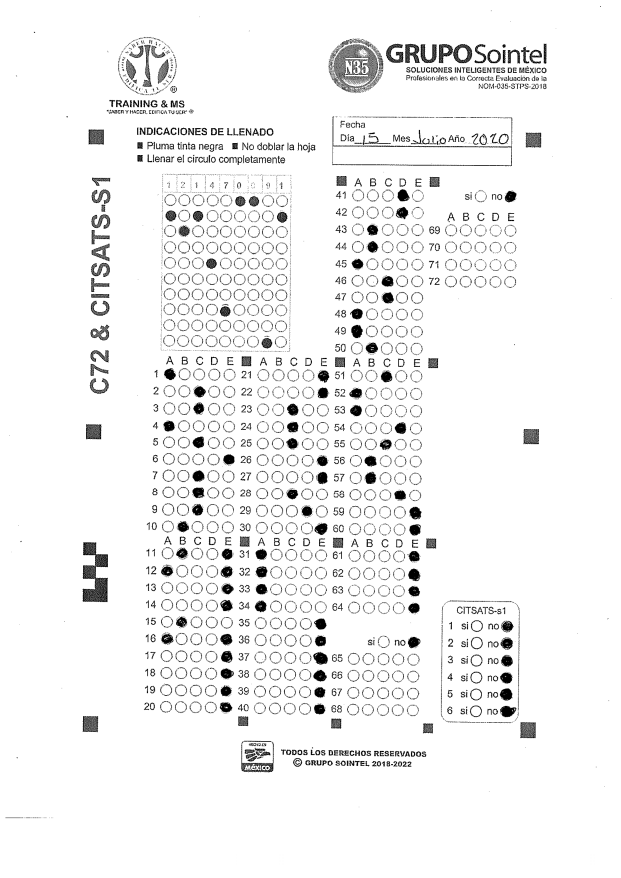
#> input picture docker/test_pages-to-jpg-0004.jpg, 2482 x 3510 px (shown at 1/4 size)
$ python auto_detect_bubbles.py test_pages-to-jpg-0004.jpg
#> lines starting #> are read from the running program, lines starting #| are printed output that depends on the picture; after the words box and inside, x2 and y2 are one past the last pixel; in counts of white or black regions, pixels touching at a corner belong together
#!/usr/bin/env python3
"""
Script para detectar automáticamente las posiciones de las burbujas en un template OMR.
Este script NO requiere interfaz gráfica y puede ejecutarse en Docker.
"""

import cv2
import numpy as np
import sys
import json

def detect_bubble_grid(image_path, output_file="bubble_coordinates.json"):
    """
    Detecta automáticamente las burbujas en una imagen alineada.
    """
#> called with image_path = 'test_pages-to-jpg-0004.jpg', output_file = 'bubble_coordinates.json'
    print(f"Analizando imagen: {image_path}")

    # Leer imagen
    img = cv2.imread(image_path)
#> img is the input picture: shape (3510, 2482, 3); min 0, max 255, mean 241.9
    if img is None:
        print(f"Error: No se pudo leer la imagen {image_path}")
        return None

    print(f"Dimensiones de imagen: {img.shape[1]}x{img.shape[0]}")
#| Dimensiones de imagen: 2482x3510

    # Convertir a escala de grises
    gray = cv2.cvtColor(img, cv2.COLOR_BGR2GRAY)

    # Aplicar threshold inverso para detectar círculos oscuros
    _, binary = cv2.threshold(gray, 200, 255, cv2.THRESH_BINARY_INV)
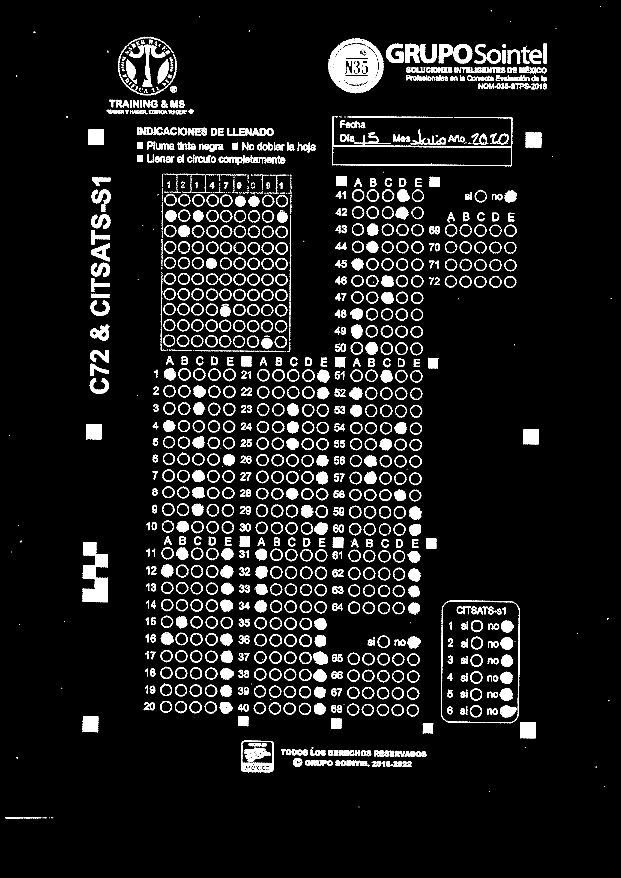
#> binary: shape (3510, 2482) (shown at 1/4 size); 6.9% white; 3348 white regions (1410 under 20 px)

    # Detectar contornos
    contours, _ = cv2.findContours(binary, cv2.RETR_EXTERNAL, cv2.CHAIN_APPROX_SIMPLE)
#> contours = 3317 contours, 1620 with area under 20; largest, box (x1, y1, x2, y2) and area: (1329, 465, 2050, 666) 56371, (1313, 153, 1533, 373) 35938, (330, 2169, 432, 2409) 14948, (965, 2963, 1095, 3090) 5260, (1813, 176, 1889, 253) 4513

    print(f"Contornos detectados: {len(contours)}")
#| Contornos detectados: 3317

    # Filtrar contornos que parezcan burbujas (circulares, tamaño apropiado)
    bubbles = []
    for cnt in contours:
        area = cv2.contourArea(cnt)

        # Filtrar por área (burbujas típicas: 500-2000 px²)
        if 300 < area < 3000:
            # Verificar circularidad
            perimeter = cv2.arcLength(cnt, True)
            if perimeter > 0:
                circularity = 4 * np.pi * area / (perimeter * perimeter)

                if circularity > 0.5:  # Razonablemente circular
                    x, y, w, h = cv2.boundingRect(cnt)

                    # Verificar que sea aproximadamente cuadrado
                    aspect_ratio = float(w) / h if h > 0 else 0
                    if 0.7 < aspect_ratio < 1.3:
                        bubbles.append({
                            'x': int(x),
                            'y': int(y),
                            'width': int(w),
                            'height': int(h),
                            'area': int(area),
                            'circularity': float(circularity)
                        })
#> this loop made 3317 passes
#> (area, perimeter, circularity, x, y, w, h, aspect_ratio) on passes 38, 40, 45, 51, 52, 62, 67, 69, 72, 73, 74, 103: (323, 73.11, 0.759, 1361, 3042, 22, 22, 1), (326.5, 70.87, 0.817, 1310, 3042, 22, 21, 1.05), (955.5, 118.3, 0.858, 1172, 3032, 37, 35, 1.06), (352, 72.63, 0.839, 1664, 3005, 21, 22, 0.955), (327.5, 73.21, 0.768, 1643, 3005, 19, 22, 0.864), (345.5, 71.7, 0.845, 1443, 3002, 21, 22, 0.955), (317, 72.97, 0.748, 1313, 3000, 19, 22, 0.864), (345.5, 74.04, 0.792, 1261, 3000, 20, 22, 0.909), (344.5, 74.38, 0.782, 1190, 2999, 21, 22, 0.955), (331.5, 76.04, 0.72, 1168, 2999, 19, 22, 0.864), (347.5, 77.36, 0.73, 1144, 2997, 22, 24, 0.917), (1498.5, 178.8, 0.589, 1324, 2874, 41, 42, 0.976)
#> (area, perimeter, circularity) on passes 48, 49, 54, 65, 76, 77: (406, 106.6, 0.449), (453, 108.6, 0.483), (728, 242.3, 0.156), (526, 254.8, 0.102), (526, 118.1, 0.474), (415, 133.1, 0.295)
#> after the loop, bubbles = 153 items

    print(f"Burbujas detectadas: {len(bubbles)}")
#| Burbujas detectadas: 153

    # Ordenar por posición (primero por Y, luego por X)
    bubbles_sorted = sorted(bubbles, key=lambda b: (b['y'] // 50, b['x']))
#> bubbles_sorted = 153 items

    # Analizar estructura de grid
    print("\n=== ANÁLISIS DE ESTRUCTURA ===")
    analyze_bubble_structure(bubbles_sorted)

    # Guardar resultados
    with open(output_file, 'w') as f:
        json.dump({
            'total_bubbles': len(bubbles_sorted),
            'bubbles': bubbles_sorted,
            'image_dimensions': {
                'width': img.shape[1],
                'height': img.shape[0]
            }
        }, f, indent=2)

    print(f"\n✅ Coordenadas guardadas en: {output_file}")

    return bubbles_sorted

def analyze_bubble_structure(bubbles):
    """
    Analiza la estructura de las burbujas para identificar patrones (filas, columnas).
    """
    if not bubbles:
        return

    # Agrupar por filas (tolerancia de ±25px en Y)
    rows = []
    current_row = [bubbles[0]]

    for i in range(1, len(bubbles)):
        if abs(bubbles[i]['y'] - current_row[0]['y']) < 25:
            current_row.append(bubbles[i])
        else:
            rows.append(current_row)
            current_row = [bubbles[i]]
#> after the loop, rows = 57 items

    if current_row:
        rows.append(current_row)

    print(f"Filas detectadas: {len(rows)}")
#| Filas detectadas: 58

    # Mostrar primeras 10 filas
    for i, row in enumerate(rows[:10]):
        avg_y = sum(b['y'] for b in row) / len(row)
        x_positions = sorted([b['x'] for b in row])
        print(f"  Fila {i+1}: {len(row)} burbujas, Y≈{int(avg_y)}, X: {x_positions[:5]}...")
#> this loop made 10 passes
#> (avg_y, x_positions) on passes 1 to 10: (198, [1950]), (269.5, [1645, 1732, 2031, 2166]), (333, [1933]), (511.4, [586, 721, 844, 1039, 1066]), (540, [1363, 1758, 1995]), (574.9, [550, 763, 929, 995, 1049, 1211, 1241]), (624.7, [550, 844, 895]), (709.2, [1345, 1480, 1598, 1719]), (785, [941, 995]), (764.3, [1589, 1989, 2019])
#> (printed output is left out)

    if len(rows) > 10:
        print(f"  ... y {len(rows) - 10} filas más")
#> (printed output is left out)

def generate_folio_config_from_bubbles(bubbles_file="bubble_coordinates.json"):
    """
    Genera configuración de folio a partir de las burbujas detectadas.
    Asume que las primeras 90 burbujas son el folio (9 columnas x 10 filas).
    """
    with open(bubbles_file, 'r') as f:
        data = json.load(f)

    bubbles = data['bubbles']

    if len(bubbles) < 90:
        print(f"⚠️ Advertencia: Se esperaban al menos 90 burbujas para el folio, se encontraron {len(bubbles)}")

    print("\n=== GENERANDO CONFIGURACIÓN DE FOLIO ===")

    # Agrupar por columnas (primeras 90 burbujas)
    folio_bubbles = bubbles[:90]

    # Ordenar por X para identificar columnas
    x_positions = sorted(set([b['x'] for b in folio_bubbles]))

    if len(x_positions) < 9:
        print(f"⚠️ Se encontraron solo {len(x_positions)} columnas, se esperaban 9")

    print(f"\nColumnas detectadas en X: {x_positions[:9]}")

    # Generar configuración
    print("\n# Pega esto en docker/config.py:\n")
    print("folio_configuration = {")

    for col_idx, x_pos in enumerate(x_positions[:9], 1):
        # Filtrar burbujas de esta columna (±15px de tolerancia)
        col_bubbles = [b for b in folio_bubbles if abs(b['x'] - x_pos) < 15]
        col_bubbles_sorted = sorted(col_bubbles, key=lambda b: b['y'])

        print(f"    'F{col_idx}': {{")
        for digit, bubble in enumerate(col_bubbles_sorted[:10]):
            print(f"        '{digit}': ({bubble['x']}, {bubble['y']}, {bubble['width']}, {bubble['height']}),")
        print("    },")

    print("}")

def main():
    if len(sys.argv) < 2:
        print("Uso: python auto_detect_bubbles.py <imagen_alineada.png>")
        print("\nEjemplo:")
        print("  python auto_detect_bubbles.py /app/outputs_aligned/page_1_aligned.png")
        print("\nEsto generará:")
        print("  1. bubble_coordinates.json con todas las burbujas detectadas")
        print("  2. Configuración Python para folio_configuration")
        sys.exit(1)

    image_path = sys.argv[1]

    # Detectar burbujas
    bubbles = detect_bubble_grid(image_path)
#> bubbles = 153 items

    if bubbles:
        # Generar configuración de folio
        generate_folio_config_from_bubbles()

        print("\n\n📝 PASOS SIGUIENTES:")
        print("1. Revisa bubble_coordinates.json para ver todas las burbujas detectadas")
        print("2. Copia la configuración generada a docker/config.py")
        print("3. Ajusta manualmente si es necesario")
        print("4. Ejecuta pruebas con PDFs reales")

if __name__ == "__main__":
    main()

$ run again, on docker/debug_crop_reduced.png
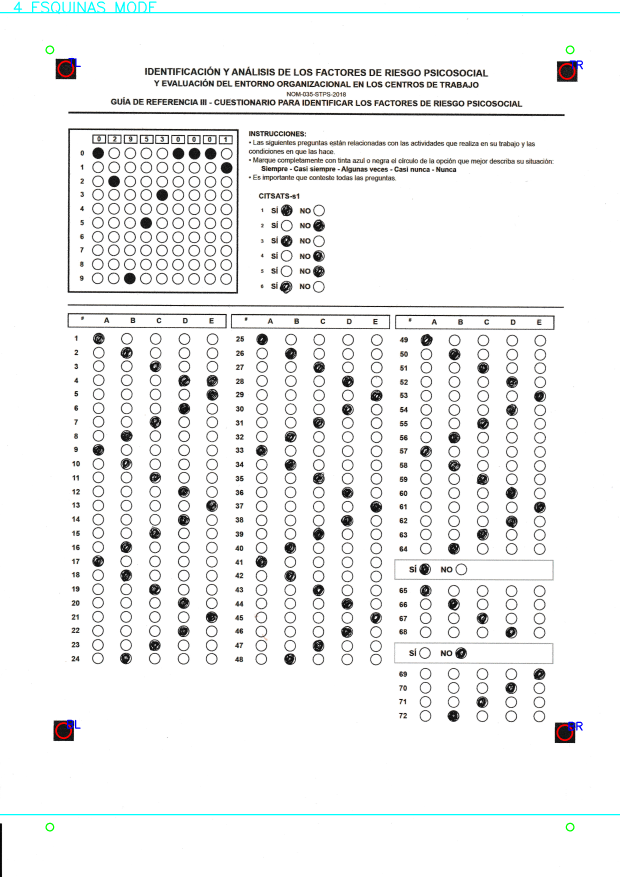
#> input picture docker/debug_crop_reduced.png, 2480 x 3508 px (shown at 1/4 size)
#> in detect_bubble_grid, img is the input picture: shape (3508, 2480, 3); mean B, G, R 241, 241.2, 240.5
#| Dimensiones de imagen: 2480x3508
#> in detect_bubble_grid, `_, binary = cv2.threshold(gray, 200, 255, cv2.THRESH_BINARY_INV)`:
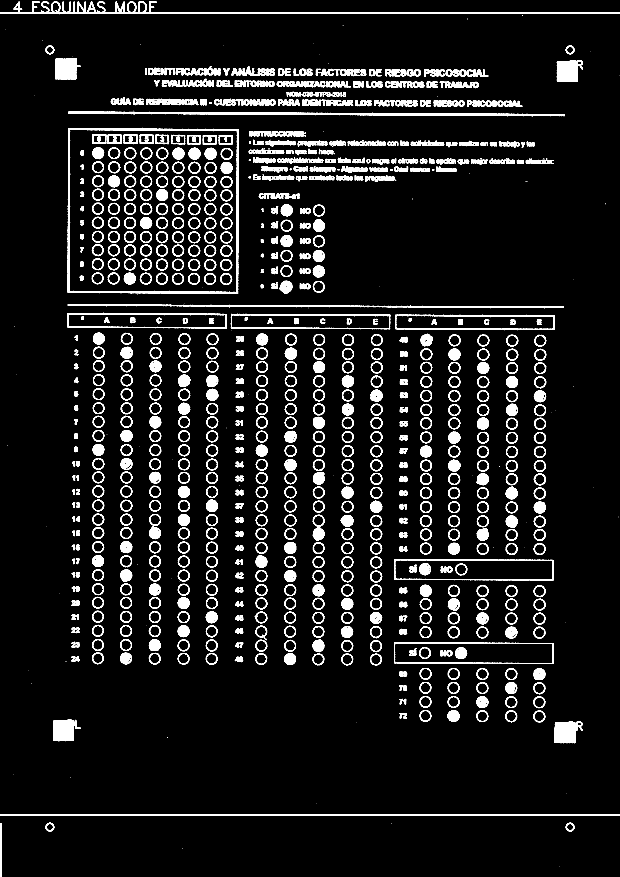
#> binary: shape (3508, 2480) (shown at 1/4 size); 7.4% white; 1161 white regions (235 under 20 px)
#> contours = 964 contours, 195 with area under 20; largest, box (x1, y1, x2, y2) and area: (269, 511, 956, 1175) 446960, (1577, 2569, 2215, 2656) 52456, (1577, 2236, 2215, 2322) 51408, (923, 1255, 1562, 1317) 36048, (270, 1250, 907, 1314) 35987
#| Contornos detectados: 964
#> the loop in detect_bubble_grid, `for cnt in contours:` made 964 passes
#> (area, perimeter, circularity, x, y, w, h, aspect_ratio) on passes 5, 6, 21, 22, 23, 24, 25, 28: (916, 112.6, 0.908, 2263, 3291, 35, 35, 1), (916, 112.6, 0.908, 182, 3291, 35, 35, 1), (1677, 167.7, 0.75, 2133, 2842, 48, 47, 1.02), (1677.5, 164.3, 0.781, 2021, 2841, 48, 48, 1), (1670, 164, 0.78, 1905, 2841, 48, 47, 1.02), (1675, 164.9, 0.775, 1790, 2840, 48, 48, 1), (1643, 160, 0.806, 1678, 2840, 47, 47, 1), (1652, 175, 0.678, 2133, 2786, 48, 47, 1.02)
#> after the loop in detect_bubble_grid, `for cnt in contours:`: bubbles = 398 items
#| Burbujas detectadas: 398
#> after the loop in analyze_bubble_structure, `for i in range(1, len(bubbles)):`: rows = 42 items
#| Filas detectadas: 43
#> the loop in analyze_bubble_structure, `for i, row in enumerate(rows[:10]):` made 10 passes
#> (avg_y, x_positions) on passes 1 to 8: (182, [182, 2263]), (275.1, [592, 827, 1113, 1197, 1360, 1477, 1655, 1782]), (325.7, [1002, 1107, 1484, 1651, 1706, 1890]), (400.6, [1218, 1441, 1681, 1833, 1942]), (817.5, [1123, 1252]), (882.3, [1123, 1220, 1252]), (945, [1122, 1220, 1252]), (1000.5, [1122, 1251])
#> (printed output is left out)
#> (printed output is left out)
#> in main, `bubbles = detect_bubble_grid(image_path)`: bubbles = 398 items

$ run again, on docker/debug_img.png
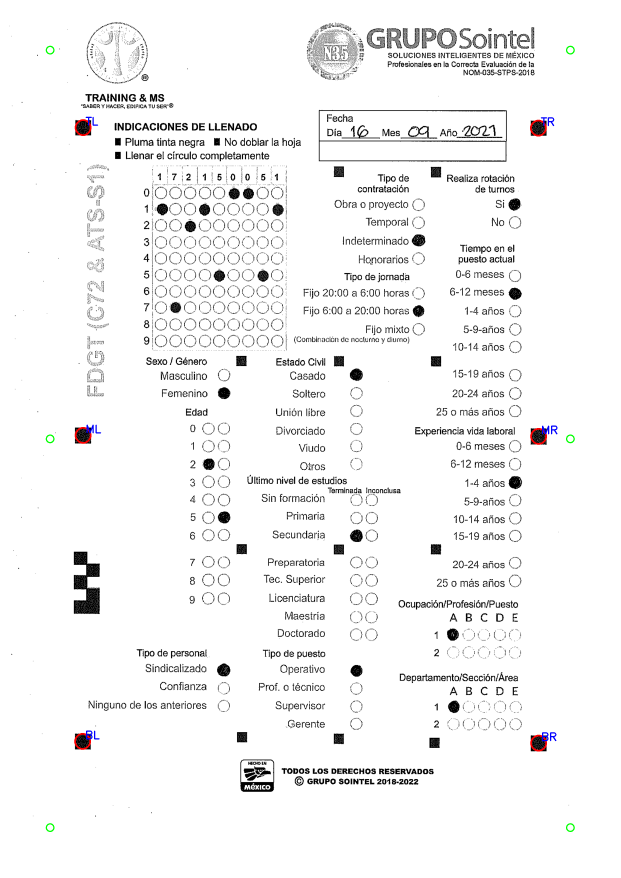
#> input picture docker/debug_img.png, 2481 x 3510 px (shown at 1/4 size)
#> in detect_bubble_grid, img is the input picture: shape (3510, 2481, 3); mean B, G, R 243.5, 243.5, 243.6
#| Dimensiones de imagen: 2481x3510
#> in detect_bubble_grid, `_, binary = cv2.threshold(gray, 200, 255, cv2.THRESH_BINARY_INV)`:
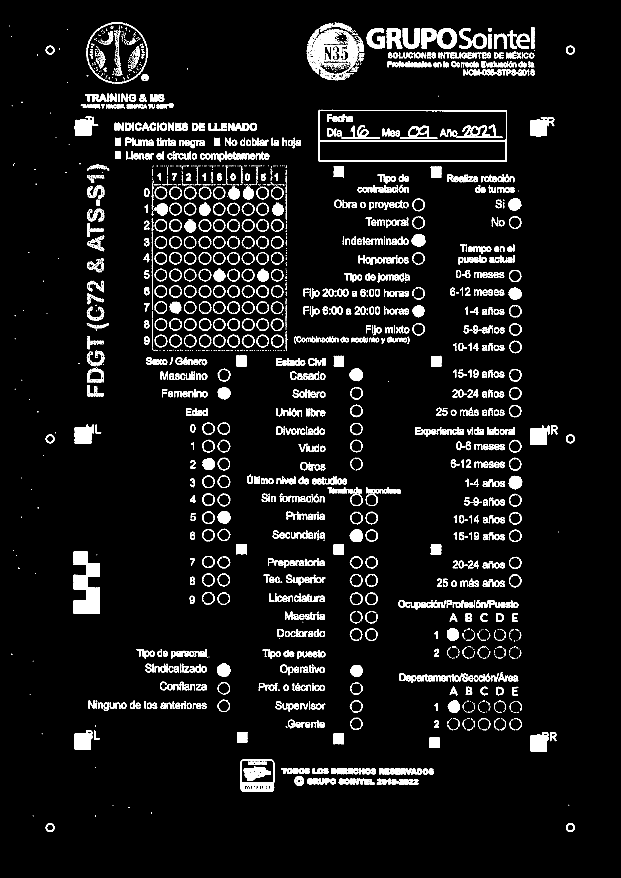
#> binary: shape (3510, 2481) (shown at 1/4 size); 5.9% white; 4811 white regions (2555 under 20 px)
#> contours = 4766 contours, 2924 with area under 20; largest, box (x1, y1, x2, y2) and area: (1275, 439, 2027, 647) 153787, (961, 3038, 1097, 3168) 17171, (295, 2206, 399, 2456) 16836, (1249, 116, 1432, 267) 13510, (1748, 113, 1828, 195) 5089
#| Contornos detectados: 4766
#> the loop in detect_bubble_grid, `for cnt in contours:` made 4766 passes
#> (area, perimeter, circularity, x, y, w, h, aspect_ratio) on passes 1, 2, 10, 13, 21, 23, 28, 30: (916, 112.6, 0.908, 2264, 3293, 35, 35, 1), (916, 112.6, 0.908, 183, 3293, 35, 35, 1), (327.5, 70.87, 0.819, 1615, 3116, 19, 23, 0.826), (323.5, 69.21, 0.849, 1528, 3116, 18, 23, 0.783), (397.5, 76.87, 0.845, 1377, 3114, 22, 24, 0.917), (403, 76.28, 0.87, 1321, 3114, 22, 24, 0.917), (1073.5, 126, 0.85, 1179, 3104, 37, 40, 0.925), (392, 77.46, 0.821, 1690, 3075, 24, 22, 1.09)
#> after the loop in detect_bubble_grid, `for cnt in contours:`: bubbles = 166 items
#| Burbujas detectadas: 166
#> after the loop in analyze_bubble_structure, `for i in range(1, len(bubbles)):`: rows = 56 items
#| Filas detectadas: 57
#> the loop in analyze_bubble_structure, `for i, row in enumerate(rows[:10]):` made 10 passes
#> (avg_y, x_positions) on passes 1 to 7: (134, [1890]), (183, [183, 2264]), (211, [1572, 1662, 1976, 2117]), (287, [565, 1875]), (491.4, [501, 639, 768, 970, 999]), (556.6, [460, 502, 594, 856, 927, 984, 1038, 1095, 1152]), (612, [460, 579, 768, 822])
#> (printed output is left out)
#> (printed output is left out)
#> in main, `bubbles = detect_bubble_grid(image_path)`: bubbles = 166 items
